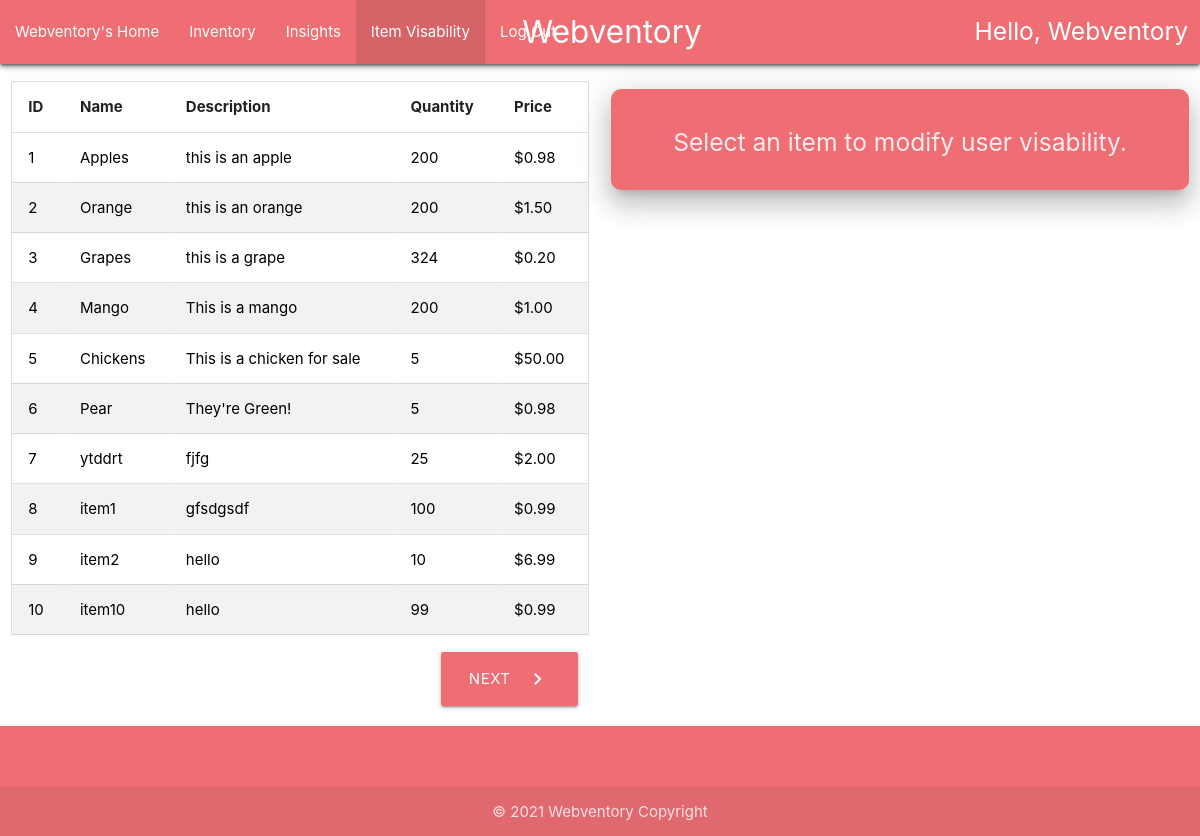
Screenshot of /userVisability/ (signed in) with the database file from the repository.
### home/models.py (models this page shows, shortened)
class User(AbstractUser):
    username: str = models.CharField(max_length=30, unique=True)
    email: str = models.CharField(max_length=100)
    password: str = models.CharField(max_length=30)
    def __str__(self) -> str:
        return self.username

class Item(models.Model):
    id: int = models.AutoField(unique=True, primary_key=True)
    name: str = models.CharField(max_length=30)
    description: str = models.CharField(max_length=100)
    quantity: int = models.IntegerField()
    price: float = models.DecimalField(max_digits=9, decimal_places=2)
    user_visibility: str = models.TextField()
    def get_user_visibility(self) -> List[str]:
        return self.user_visibility.split(',')

### home/views.py (the view, shortened to what this page needs)
# urls.py: path('userVisability/', views.user_users),
@login_required(login_url='/login')
def user_users(request, item_id=0, item_range=10) -> render:
    item: Item = str()
    user_visibility: str = str()
    item_msg: str = str()
    users: List[str] = [str(user) for user in User.objects.all()]
    if(item_id != 0):
        user_visibility = Item.objects.get(
            id=item_id).user_visibility.split(',')
        item = Item.objects.get(id=item_id)
        item_msg = item.name + " Visibility Settings"
    items: Item = Item.objects.filter(id__range=(
        (item_range - 10), item_range), user_visibility__contains=f'{request.user},').select_related()
    return render(request, 'home/userHomeVisability.html', {"username": str(request.user).title(), "items": items, "item_id": item_id, "item_range": item_range, "item": item, "users": users, "msg": "Select an item to modify user visability.", "item_msg": item_msg})

### home/templates/home/userHomeVisability.html (shortened to what this page needs)
{% extends 'home/userHome.html' %}
{% block content %}
{% include "home/navbar.html" with users="active" %}
<div class="container-fluid">
    <div class="row" style="padding-bottom: 0; margin-bottom: 0;">
        <div class="col s6">
            {% include "home/inventoryTable.html" with rootPage="userVisability" %}
        </div>
        <div class="col s6 center">
            {% if item and user.username in item.get_user_visibility %}
            {% include "home/card.html" with msg=item_msg %}
            <br>
            <form action='/userVisability/{{item_id}}/{{item_range}}/' name="viewForm" method="post">
                {% csrf_token %}
                {% for userVisable in users %}
                {% if userVisable == item.owner %}
                <div class="switch">
                    <label style="font-size:50px; color: black;">
                        {{userVisable}}
                        <input id='{{userVisable}}' name='{{userVisable}}' type="checkbox" checked="checked" disabled>
                        <span class="lever"></span>
                    </label>
                </div>
                {% elif userVisable in item.get_user_visibility %}
                <div class="switch">
                    <label style="font-size:50px; color: black;">
                        {{userVisable}}
                        <input id='{{userVisable}}' name='{{userVisable}}' type="checkbox" checked="checked">
                        <span class="lever"></span>
                    </label>
                </div>
                {% else %}
                <div class="switch">
                    <label style="font-size:50px; color: black;">
                        {{userVisable}}
                        <input id='{{userVisable}}' name='{{userVisable}}' type="checkbox">
                        <span class="lever"></span>
                    </label>
                </div>
                {% endif %}
                {% endfor %}
                <br>
                <button class="btn waves-effect waves-light" type="submit" name="action">Submit
                    <i class="material-icons right">send</i>
                </button>
            </form>
            {% else %}
            {% include "home/card.html" %}
            {% endif %}
        </div>
    </div>
    <div class="row">
        <div class="col s6">
            {% include 'home/tableNav.html' with inventory="inventory" rootPage="userVisability" %}
        </div>
    </div>
    {% load static %}
    {% endblock %}

### home/templates/home/navbar.html (shortened to what this page needs)
<div style="width: 100%">
  <nav>
    <div class="nav-wrapper row s12 z-depth-2">
      <a href="/" class="brand-logo center" style="padding-left: 2%">Webventory</a>
      <ul class="left hide-on-med-and-down">
        <li class="{{home}}"><a href="/userHome">{{username}}'s Home</a></li>
        <li class="{{inventory}}"><a href="/userInventory">Inventory</a></li>
        <li class="{{insights}}"><a href="/userInsights">Insights</a></li>
        <li class="{{users}}"><a href="/userVisability">Item Visability</a></li>
        <li><a href="/logout">Log Out</a></li>
      </ul>
      <h5 class="right" style="padding-right: 1%; padding-top: 0.125%">
        Hello, {{username}}
      </h5>
    </div>
  </nav>
</div>

### home/templates/home/inventoryTable.html
<br>
{% if items %}
<table id="myTable">
    <thead>
        <tr>
            <th scope="col">ID</th>
            <th scope="col">Name</th>
            <th scope="col">Description</th>
            <th scope="col">Quantity</th>
            <th scope="col">Price</th>
        </tr>
    </thead>
    <tbody>
        {% for item in items %}
        {% if user.username in item.get_user_visibility %}
        <tr>
            <td><a style="color: black" href="/{{rootPage}}/{{item.id}}">
                    {{ item.id }}
                </a></td>
            <td><a style="color: black" href="/{{rootPage}}/{{item.id}}">
                    {{ item.name }}
                </a></td>
            <td><a style="color: black" href="/{{rootPage}}/{{item.id}}">
                    {{ item.description }}
                </a></td>
            <td><a style="color: black" href="/{{rootPage}}/{{item.id}}">
                    {{ item.quantity }}
                </a></td>
            <td><a style="color: black" href="/{{rootPage}}/{{item.id}}">
                    ${{ item.price|floatformat:2 }}
                </a></td>
        </tr>
        {% endif %}
        {% endfor %}
    </tbody>
</table>
{% elif item_range == 20 %}
<h4>No items in Inventory.</h4>
{% else %}
<h4>No Items Left.</h4>
{% endif %}
<br>

### home/static/home/css/style.css (style rules this page uses)
body { display: flex; min-height: 100vh; flex-direction: column; }
table { border-spacing: 0; width: 100%; border: 1px solid #ddd; }
th { cursor: pointer; }
th, td { text-align: left; padding: 16px; }
tr:nth-child(even) { background-color: #f2f2f2 }

### rows the page displays
User: username "Webventory"
Item: id "1", name "Apples", description "this is an apple", quantity "200", price "0.98"
Item: id "2", name "Orange", description "this is an orange", quantity "200", price "1.50"
Item: id "3", name "Grapes", description "this is a grape", quantity "324", price "0.20"
Item: id "4", name "Mango", description "This is a mango", quantity "200", price "1.00"
Item: id "5", name "Chickens", description "This is a chicken for sale", quantity "5", price "50.00"
Item: id "6", name "Pear", description "They're Green!", quantity "5", price "0.98"
Item: id "7", name "ytddrt", description "fjfg", quantity "25", price "2.00"
Item: id "8", name "item1", description "gfsdgsdf", quantity "100", price "0.99"
Item: id "9", name "item2", description "hello", quantity "10", price "6.99"
Item: id "10", name "item10", description "hello", quantity "99", price "0.99"

### other values shown
{{ msg }} "Select an item to modify user visability."
